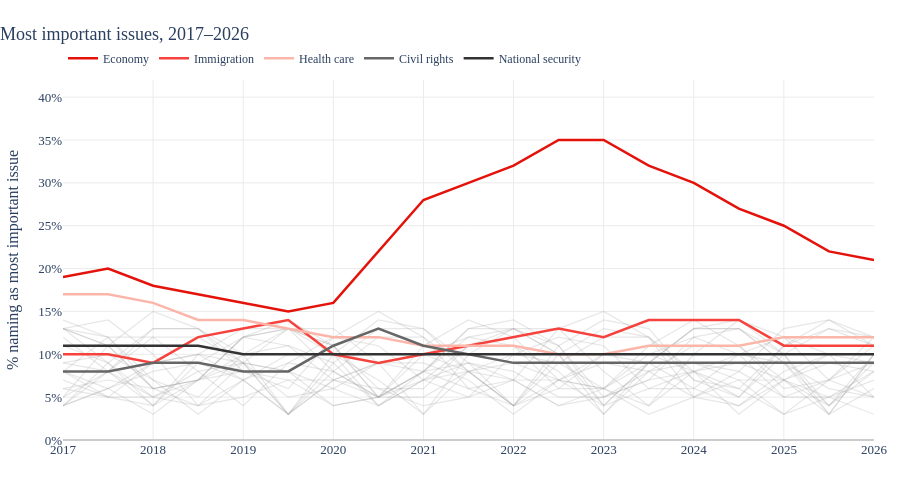

The cell this chart's notebook holds for it:
### Code cell
"""
Economist-style hover highlight chart
--------------------------------------
Install:  pip install plotly
Run:      python hover_highlight.py
Opens:    hover_highlight.html  (or auto-opens in browser)
 
Hover over any gray line → it highlights red.
Named series stay in their own colors throughout.
"""
 
import math
import random
import plotly.graph_objects as go
 
random.seed(42)
 
# ── Named series (the ones that matter) ───────────────────────────────────────
years = [y / 2 for y in range(2017 * 2, 2026 * 2 + 1)]  # 2017.0 … 2026.0 step 0.5
 
named_series = [
    {
        "label": "Economy",
        "color": "#e3120b",
        "values": [
            19,20,18,17,16,15,16,22,28,30,32,35,35,32,30,27,25,22,21,
        ],
    },
    {
        "label": "Immigration",
        "color": "#f6423c",
        "values": [
            10,10,9,12,13,14,10,9,10,11,12,13,12,14,14,14,11,11,11,
        ],
    },
    {
        "label": "Health care",
        "color": "#FCB6A9",
        "values": [
            17,17,16,14,14,13,12,12,11,11,11,10,10,11,11,11,12,12,12,
        ],
    },
    {
        "label": "Civil rights",
        "color": "#666666",
        "values": [
            8,8,9,9,8,8,11,13,11,10,9,9,9,9,9,9,9,9,9,
        ],
    },
    {
        "label": "National security",
        "color": "#333333",
        "values": [
            11,11,11,11,10,10,10,10,10,10,10,10,10,10,10,10,10,10,10,
        ],
    },
]
 
# Pad / trim each series to match the years list length
n = len(years)
for s in named_series:
    v = s["values"]
    if len(v) < n:
        v += [v[-1]] * (n - len(v))
    s["values"] = v[:n]
 
 
# ── Background gray lines (simulated other issues) ─────────────────────────────
def make_bg_line(seed_offset):
    amp = 4 + random.random() * 8
    shift = random.random() * 3
    return [
        round(3 + amp * abs(math.sin((y - shift) * 1.3 + seed_offset)))
        for y in years
    ]
 
 
NUM_BG = 22
bg_lines = [make_bg_line(i) for i in range(NUM_BG)]
 
 
# ── Build the figure ───────────────────────────────────────────────────────────
fig = go.Figure()
 
# 1. Background lines — gray by default, red on hover
#    Plotly doesn't have a "highlight one on hover" mode built-in,
#    but we can get very close: make each line interactive with a
#    visible hover tooltip, and style them so they stand out on hover
#    using the `line.color` + custom hovertemplate trick.
#
#    For true "turn red on hover" we use updatemenus / JS via
#    write_html() with post_script — the cleanest pure-Python approach.
 
for i, vals in enumerate(bg_lines):
    fig.add_trace(
        go.Scatter(
            x=years,
            y=vals,
            mode="lines",
            name=f"_bg{i}",
            showlegend=False,
            line=dict(color="rgba(160,160,160,0.25)", width=1.2),
            hovertemplate="<b>%{y}%</b> — %{x:.1f}<extra></extra>",
            # Each bg trace gets a unique CSS class via uid for JS targeting
            uid=f"bg{i}",
        )
    )
 
# 2. Named series on top
for s in named_series:
    fig.add_trace(
        go.Scatter(
            x=years,
            y=s["values"],
            mode="lines",
            name=s["label"],
            line=dict(color=s["color"], width=2.5),
            hovertemplate=f"<b>{s['label']}</b>: %{{y}}%<extra></extra>",
        )
    )
 
# ── Layout ─────────────────────────────────────────────────────────────────────
fig.update_layout(
    title=dict(
        text="Most important issues, 2017–2026",
        font=dict(size=18, family="Georgia, serif"),
        x=0,
        xanchor="left",
    ),
    xaxis=dict(
        title="",
        tickvals=list(range(2017, 2027)),
        ticktext=[str(y) for y in range(2017, 2027)],
        showgrid=True,
        gridcolor="#ebebeb",
        zeroline=False,
    ),
    yaxis=dict(
        title="% naming as most important issue",
        range=[0, 42],
        ticksuffix="%",
        showgrid=True,
        gridcolor="#ebebeb",
        zeroline=True,
        zerolinecolor="#ccc",
    ),
    hovermode="x unified",
    legend=dict(
        orientation="h",
        yanchor="bottom",
        y=1.02,
        xanchor="left",
        x=0,
        font=dict(size=12),
    ),
    plot_bgcolor="white",
    paper_bgcolor="white",
    font=dict(family="Georgia, serif", size=13),
    margin=dict(l=60, r=20, t=80, b=60),
    height=500,
)
 
# ── Inject JavaScript for the red-on-hover effect ─────────────────────────────
#    post_script runs after Plotly renders, giving us access to the div + Plotly.
#    We listen for plotly_hover events and restyle the hovered bg trace red.
 
js = """
var gd = document.getElementById('{plot_id}');
var NUM_BG = """ + str(NUM_BG) + """;
 
gd.on('plotly_hover', function(data) {
    var pt = data.points[0];
    var traceIdx = pt.curveNumber;
 
    // Only react if it's a background trace
    if (traceIdx >= NUM_BG) return;
 
    // Reset all bg traces to gray
    var grayUpdate = { 'line.color': [], 'line.width': [] };
    for (var i = 0; i < NUM_BG; i++) {
        grayUpdate['line.color'].push('rgba(160,160,160,0.25)');
        grayUpdate['line.width'].push(1.2);
    }
    Plotly.restyle(gd, grayUpdate, [...Array(NUM_BG).keys()]);
 
    // Highlight the hovered trace red
    Plotly.restyle(gd, {
        'line.color': '#e3120b',
        'line.width': 2.5
    }, [traceIdx]);
});
 
gd.on('plotly_unhover', function() {
    // Reset all bg traces to gray on mouse-out
    var grayUpdate = { 'line.color': [], 'line.width': [] };
    for (var i = 0; i < NUM_BG; i++) {
        grayUpdate['line.color'].push('rgba(160,160,160,0.25)');
        grayUpdate['line.width'].push(1.2);
    }
    Plotly.restyle(gd, grayUpdate, [...Array(NUM_BG).keys()]);
});
"""
 
output_file = "hover_highlight.html"
fig.write_html(
    output_file,
    include_plotlyjs="cdn",
    post_script=js,          # <-- this is the key: inject JS after render
    full_html=True,
)
 
print(f"✅  Saved → {output_file}")
print("   Open in any browser — no server needed.")
 
# Uncomment to auto-open:
fig.show()

### Figure 1 — Plotly figure (JSON) as saved in the notebook; plotly's stock layout.template omitted (floating-point values rounded to 4 significant figures)
{"data": [{"hovertemplate": "<b>%{y}%</b> — %{x:.1f}<extra></extra>", "line": {"color": "rgba(160,160,160,0.25)", "width": 1.2}, "mode": "lines", "name": "_bg0", "showlegend": false, "type": "scatter", "uid": "bg0", "x": [2017, 2018.0, 2018, 2018.0, 2019, 2020.0, 2020, 2020.0, 2021, 2022.0, 2022, 2022.0, 2023, 2024.0, 2024, 2024.0, 2025, 2026.0, 2026], "y": [12, 8, 4, 9, 12, 11, 7, 5, 10, 12, 11, 6, 6, 10, 12, 10, 5, 7, 11]}, {"hovertemplate": "<b>%{y}%</b> — %{x:.1f}<extra></extra>", "line": {"color": "rgba(160,160,160,0.25)", "width": 1.2}, "mode": "lines", "name": "_bg1", "showlegend": false, "type": "scatter", "uid": "bg1", "x": [2017, 2018.0, 2018, 2018.0, 2019, 2020.0, 2020, 2020.0, 2021, 2022.0, 2022, 2022.0, 2023, 2024.0, 2024, 2024.0, 2025, 2026.0, 2026], "y": [8, 5, 5, 8, 9, 8, 4, 5, 8, 9, 7, 4, 6, 9, 9, 7, 3, 7, 9]}, {"hovertemplate": "<b>%{y}%</b> — %{x:.1f}<extra></extra>", "line": {"color": "rgba(160,160,160,0.25)", "width": 1.2}, "mode": "lines", "name": "_bg2", "showlegend": false, "type": "scatter", "uid": "bg2", "x": [2017, 2018.0, 2018, 2018.0, 2019, 2020.0, 2020, 2020.0, 2021, 2022.0, 2022, 2022.0, 2023, 2024.0, 2024, 2024.0, 2025, 2026.0, 2026], "y": [13, 12, 7, 5, 10, 13, 11, 6, 6, 11, 13, 11, 5, 7, 12, 13, 10, 4, 8]}, {"hovertemplate": "<b>%{y}%</b> — %{x:.1f}<extra></extra>", "line": {"color": "rgba(160,160,160,0.25)", "width": 1.2}, "mode": "lines", "name": "_bg3", "showlegend": false, "type": "scatter", "uid": "bg3", "x": [2017, 2018.0, 2018, 2018.0, 2019, 2020.0, 2020, 2020.0, 2021, 2022.0, 2022, 2022.0, 2023, 2024.0, 2024, 2024.0, 2025, 2026.0, 2026], "y": [14, 12, 6, 7, 12, 14, 11, 5, 8, 13, 14, 11, 4, 9, 13, 14, 10, 3, 10]}, {"hovertemplate": "<b>%{y}%</b> — %{x:.1f}<extra></extra>", "line": {"color": "rgba(160,160,160,0.25)", "width": 1.2}, "mode": "lines", "name": "_bg4", "showlegend": false, "type": "scatter", "uid": "bg4", "x": [2017, 2018.0, 2018, 2018.0, 2019, 2020.0, 2020, 2020.0, 2021, 2022.0, 2022, 2022.0, 2023, 2024.0, 2024, 2024.0, 2025, 2026.0, 2026], "y": [6, 5, 9, 10, 9, 5, 6, 9, 10, 8, 4, 6, 10, 10, 8, 3, 7, 10, 10]}, {"hovertemplate": "<b>%{y}%</b> — %{x:.1f}<extra></extra>", "line": {"color": "rgba(160,160,160,0.25)", "width": 1.2}, "mode": "lines", "name": "_bg5", "showlegend": false, "type": "scatter", "uid": "bg5", "x": [2017, 2018.0, 2018, 2018.0, 2019, 2020.0, 2020, 2020.0, 2021, 2022.0, 2022, 2022.0, 2023, 2024.0, 2024, 2024.0, 2025, 2026.0, 2026], "y": [8, 6, 3, 7, 9, 8, 6, 4, 7, 9, 8, 5, 5, 8, 9, 8, 5, 5, 8]}, {"hovertemplate": "<b>%{y}%</b> — %{x:.1f}<extra></extra>", "line": {"color": "rgba(160,160,160,0.25)", "width": 1.2}, "mode": "lines", "name": "_bg6", "showlegend": false, "type": "scatter", "uid": "bg6", "x": [2017, 2018.0, 2018, 2018.0, 2019, 2020.0, 2020, 2020.0, 2021, 2022.0, 2022, 2022.0, 2023, 2024.0, 2024, 2024.0, 2025, 2026.0, 2026], "y": [6, 7, 6, 4, 5, 7, 7, 6, 4, 5, 7, 7, 6, 3, 5, 7, 7, 5, 3]}, {"hovertemplate": "<b>%{y}%</b> — %{x:.1f}<extra></extra>", "line": {"color": "rgba(160,160,160,0.25)", "width": 1.2}, "mode": "lines", "name": "_bg7", "showlegend": false, "type": "scatter", "uid": "bg7", "x": [2017, 2018.0, 2018, 2018.0, 2019, 2020.0, 2020, 2020.0, 2021, 2022.0, 2022, 2022.0, 2023, 2024.0, 2024, 2024.0, 2025, 2026.0, 2026], "y": [8, 12, 12, 8, 4, 9, 12, 11, 7, 5, 10, 12, 11, 6, 6, 10, 12, 10, 5]}, {"hovertemplate": "<b>%{y}%</b> — %{x:.1f}<extra></extra>", "line": {"color": "rgba(160,160,160,0.25)", "width": 1.2}, "mode": "lines", "name": "_bg8", "showlegend": false, "type": "scatter", "uid": "bg8", "x": [2017, 2018.0, 2018, 2018.0, 2019, 2020.0, 2020, 2020.0, 2021, 2022.0, 2022, 2022.0, 2023, 2024.0, 2024, 2024.0, 2025, 2026.0, 2026], "y": [9, 8, 5, 4, 7, 9, 8, 5, 5, 8, 9, 7, 4, 6, 8, 9, 7, 3, 6]}, {"hovertemplate": "<b>%{y}%</b> — %{x:.1f}<extra></extra>", "line": {"color": "rgba(160,160,160,0.25)", "width": 1.2}, "mode": "lines", "name": "_bg9", "showlegend": false, "type": "scatter", "uid": "bg9", "x": [2017, 2018.0, 2018, 2018.0, 2019, 2020.0, 2020, 2020.0, 2021, 2022.0, 2022, 2022.0, 2023, 2024.0, 2024, 2024.0, 2025, 2026.0, 2026], "y": [13, 11, 6, 7, 12, 13, 11, 5, 8, 12, 13, 10, 4, 9, 13, 13, 9, 3, 10]}, {"hovertemplate": "<b>%{y}%</b> — %{x:.1f}<extra></extra>", "line": {"color": "rgba(160,160,160,0.25)", "width": 1.2}, "mode": "lines", "name": "_bg10", "showlegend": false, "type": "scatter", "uid": "bg10", "x": [2017, 2018.0, 2018, 2018.0, 2019, 2020.0, 2020, 2020.0, 2021, 2022.0, 2022, 2022.0, 2023, 2024.0, 2024, 2024.0, 2025, 2026.0, 2026], "y": [4, 8, 13, 13, 10, 3, 9, 13, 13, 9, 4, 10, 13, 12, 8, 5, 11, 13, 12]}, {"hovertemplate": "<b>%{y}%</b> — %{x:.1f}<extra></extra>", "line": {"color": "rgba(160,160,160,0.25)", "width": 1.2}, "mode": "lines", "name": "_bg11", "showlegend": false, "type": "scatter", "uid": "bg11", "x": [2017, 2018.0, 2018, 2018.0, 2019, 2020.0, 2020, 2020.0, 2021, 2022.0, 2022, 2022.0, 2023, 2024.0, 2024, 2024.0, 2025, 2026.0, 2026], "y": [4, 6, 9, 10, 7, 3, 7, 9, 9, 7, 3, 7, 10, 9, 6, 4, 8, 10, 9]}, {"hovertemplate": "<b>%{y}%</b> — %{x:.1f}<extra></extra>", "line": {"color": "rgba(160,160,160,0.25)", "width": 1.2}, "mode": "lines", "name": "_bg12", "showlegend": false, "type": "scatter", "uid": "bg12", "x": [2017, 2018.0, 2018, 2018.0, 2019, 2020.0, 2020, 2020.0, 2021, 2022.0, 2022, 2022.0, 2023, 2024.0, 2024, 2024.0, 2025, 2026.0, 2026], "y": [5, 11, 15, 13, 8, 6, 12, 15, 12, 6, 7, 13, 15, 12, 5, 8, 13, 14, 11]}, {"hovertemplate": "<b>%{y}%</b> — %{x:.1f}<extra></extra>", "line": {"color": "rgba(160,160,160,0.25)", "width": 1.2}, "mode": "lines", "name": "_bg13", "showlegend": false, "type": "scatter", "uid": "bg13", "x": [2017, 2018.0, 2018, 2018.0, 2019, 2020.0, 2020, 2020.0, 2021, 2022.0, 2022, 2022.0, 2023, 2024.0, 2024, 2024.0, 2025, 2026.0, 2026], "y": [7, 5, 4, 7, 8, 7, 4, 5, 7, 8, 7, 4, 5, 7, 8, 6, 3, 5, 7]}, {"hovertemplate": "<b>%{y}%</b> — %{x:.1f}<extra></extra>", "line": {"color": "rgba(160,160,160,0.25)", "width": 1.2}, "mode": "lines", "name": "_bg14", "showlegend": false, "type": "scatter", "uid": "bg14", "x": [2017, 2018.0, 2018, 2018.0, 2019, 2020.0, 2020, 2020.0, 2021, 2022.0, 2022, 2022.0, 2023, 2024.0, 2024, 2024.0, 2025, 2026.0, 2026], "y": [13, 14, 10, 4, 9, 13, 13, 9, 3, 10, 13, 13, 8, 4, 10, 14, 12, 7, 5]}, {"hovertemplate": "<b>%{y}%</b> — %{x:.1f}<extra></extra>", "line": {"color": "rgba(160,160,160,0.25)", "width": 1.2}, "mode": "lines", "name": "_bg15", "showlegend": false, "type": "scatter", "uid": "bg15", "x": [2017, 2018.0, 2018, 2018.0, 2019, 2020.0, 2020, 2020.0, 2021, 2022.0, 2022, 2022.0, 2023, 2024.0, 2024, 2024.0, 2025, 2026.0, 2026], "y": [13, 11, 6, 7, 12, 13, 10, 4, 8, 13, 13, 10, 3, 9, 13, 13, 9, 4, 10]}, {"hovertemplate": "<b>%{y}%</b> — %{x:.1f}<extra></extra>", "line": {"color": "rgba(160,160,160,0.25)", "width": 1.2}, "mode": "lines", "name": "_bg16", "showlegend": false, "type": "scatter", "uid": "bg16", "x": [2017, 2018.0, 2018, 2018.0, 2019, 2020.0, 2020, 2020.0, 2021, 2022.0, 2022, 2022.0, 2023, 2024.0, 2024, 2024.0, 2025, 2026.0, 2026], "y": [11, 9, 5, 7, 10, 11, 9, 4, 7, 11, 11, 8, 3, 8, 11, 11, 7, 4, 9]}, {"hovertemplate": "<b>%{y}%</b> — %{x:.1f}<extra></extra>", "line": {"color": "rgba(160,160,160,0.25)", "width": 1.2}, "mode": "lines", "name": "_bg17", "showlegend": false, "type": "scatter", "uid": "bg17", "x": [2017, 2018.0, 2018, 2018.0, 2019, 2020.0, 2020, 2020.0, 2021, 2022.0, 2022, 2022.0, 2023, 2024.0, 2024, 2024.0, 2025, 2026.0, 2026], "y": [9, 10, 7, 3, 7, 10, 10, 7, 3, 8, 10, 9, 6, 4, 8, 10, 9, 6, 5]}, {"hovertemplate": "<b>%{y}%</b> — %{x:.1f}<extra></extra>", "line": {"color": "rgba(160,160,160,0.25)", "width": 1.2}, "mode": "lines", "name": "_bg18", "showlegend": false, "type": "scatter", "uid": "bg18", "x": [2017, 2018.0, 2018, 2018.0, 2019, 2020.0, 2020, 2020.0, 2021, 2022.0, 2022, 2022.0, 2023, 2024.0, 2024, 2024.0, 2025, 2026.0, 2026], "y": [13, 9, 4, 10, 13, 13, 8, 5, 11, 14, 12, 7, 6, 11, 14, 11, 6, 7, 12]}, {"hovertemplate": "<b>%{y}%</b> — %{x:.1f}<extra></extra>", "line": {"color": "rgba(160,160,160,0.25)", "width": 1.2}, "mode": "lines", "name": "_bg19", "showlegend": false, "type": "scatter", "uid": "bg19", "x": [2017, 2018.0, 2018, 2018.0, 2019, 2020.0, 2020, 2020.0, 2021, 2022.0, 2022, 2022.0, 2023, 2024.0, 2024, 2024.0, 2025, 2026.0, 2026], "y": [4, 9, 13, 13, 9, 3, 10, 14, 13, 8, 4, 11, 14, 13, 7, 6, 11, 14, 12]}, {"hovertemplate": "<b>%{y}%</b> — %{x:.1f}<extra></extra>", "line": {"color": "rgba(160,160,160,0.25)", "width": 1.2}, "mode": "lines", "name": "_bg20", "showlegend": false, "type": "scatter", "uid": "bg20", "x": [2017, 2018.0, 2018, 2018.0, 2019, 2020.0, 2020, 2020.0, 2021, 2022.0, 2022, 2022.0, 2023, 2024.0, 2024, 2024.0, 2025, 2026.0, 2026], "y": [5, 8, 12, 12, 9, 3, 8, 12, 12, 8, 4, 9, 12, 12, 7, 5, 10, 13, 11]}, {"hovertemplate": "<b>%{y}%</b> — %{x:.1f}<extra></extra>", "line": {"color": "rgba(160,160,160,0.25)", "width": 1.2}, "mode": "lines", "name": "_bg21", "showlegend": false, "type": "scatter", "uid": "bg21", "x": [2017, 2018.0, 2018, 2018.0, 2019, 2020.0, 2020, 2020.0, 2021, 2022.0, 2022, 2022.0, 2023, 2024.0, 2024, 2024.0, 2025, 2026.0, 2026], "y": [4, 6, 8, 9, 7, 3, 7, 9, 8, 6, 4, 7, 9, 8, 5, 4, 7, 9, 8]}, {"hovertemplate": "<b>Economy</b>: %{y}%<extra></extra>", "line": {"color": "#e3120b", "width": 2.5}, "mode": "lines", "name": "Economy", "type": "scatter", "x": [2017, 2018.0, 2018, 2018.0, 2019, 2020.0, 2020, 2020.0, 2021, 2022.0, 2022, 2022.0, 2023, 2024.0, 2024, 2024.0, 2025, 2026.0, 2026], "y": [19, 20, 18, 17, 16, 15, 16, 22, 28, 30, 32, 35, 35, 32, 30, 27, 25, 22, 21]}, {"hovertemplate": "<b>Immigration</b>: %{y}%<extra></extra>", "line": {"color": "#f6423c", "width": 2.5}, "mode": "lines", "name": "Immigration", "type": "scatter", "x": [2017, 2018.0, 2018, 2018.0, 2019, 2020.0, 2020, 2020.0, 2021, 2022.0, 2022, 2022.0, 2023, 2024.0, 2024, 2024.0, 2025, 2026.0, 2026], "y": [10, 10, 9, 12, 13, 14, 10, 9, 10, 11, 12, 13, 12, 14, 14, 14, 11, 11, 11]}, {"hovertemplate": "<b>Health care</b>: %{y}%<extra></extra>", "line": {"color": "#FCB6A9", "width": 2.5}, "mode": "lines", "name": "Health care", "type": "scatter", "x": [2017, 2018.0, 2018, 2018.0, 2019, 2020.0, 2020, 2020.0, 2021, 2022.0, 2022, 2022.0, 2023, 2024.0, 2024, 2024.0, 2025, 2026.0, 2026], "y": [17, 17, 16, 14, 14, 13, 12, 12, 11, 11, 11, 10, 10, 11, 11, 11, 12, 12, 12]}, {"hovertemplate": "<b>Civil rights</b>: %{y}%<extra></extra>", "line": {"color": "#666666", "width": 2.5}, "mode": "lines", "name": "Civil rights", "type": "scatter", "x": [2017, 2018.0, 2018, 2018.0, 2019, 2020.0, 2020, 2020.0, 2021, 2022.0, 2022, 2022.0, 2023, 2024.0, 2024, 2024.0, 2025, 2026.0, 2026], "y": [8, 8, 9, 9, 8, 8, 11, 13, 11, 10, 9, 9, 9, 9, 9, 9, 9, 9, 9]}, {"hovertemplate": "<b>National security</b>: %{y}%<extra></extra>", "line": {"color": "#333333", "width": 2.5}, "mode": "lines", "name": "National security", "type": "scatter", "x": [2017, 2018.0, 2018, 2018.0, 2019, 2020.0, 2020, 2020.0, 2021, 2022.0, 2022, 2022.0, 2023, 2024.0, 2024, 2024.0, 2025, 2026.0, 2026], "y": [11, 11, 11, 11, 10, 10, 10, 10, 10, 10, 10, 10, 10, 10, 10, 10, 10, 10, 10]}], "layout": {"font": {"family": "Georgia, serif", "size": 13}, "height": 500, "hovermode": "x unified", "legend": {"font": {"size": 12}, "orientation": "h", "x": 0, "xanchor": "left", "y": 1.02, "yanchor": "bottom"}, "margin": {"b": 60, "l": 60, "r": 20, "t": 80}, "paper_bgcolor": "white", "plot_bgcolor": "white", "title": {"font": {"family": "Georgia, serif", "size": 18}, "text": "Most important issues, 2017–2026", "x": 0, "xanchor": "left"}, "xaxis": {"gridcolor": "#ebebeb", "showgrid": true, "ticktext": ["2017", "2018", "2019", "2020", "2021", "2022", "2023", "2024", "2025", "2026"], "tickvals": [2017, 2018, 2019, 2020, 2021, 2022, 2023, 2024, 2025, 2026], "title": {"text": ""}, "zeroline": false}, "yaxis": {"gridcolor": "#ebebeb", "range": [0, 42], "showgrid": true, "ticksuffix": "%", "title": {"text": "% naming as most important issue"}, "zeroline": true, "zerolinecolor": "#ccc"}}}
